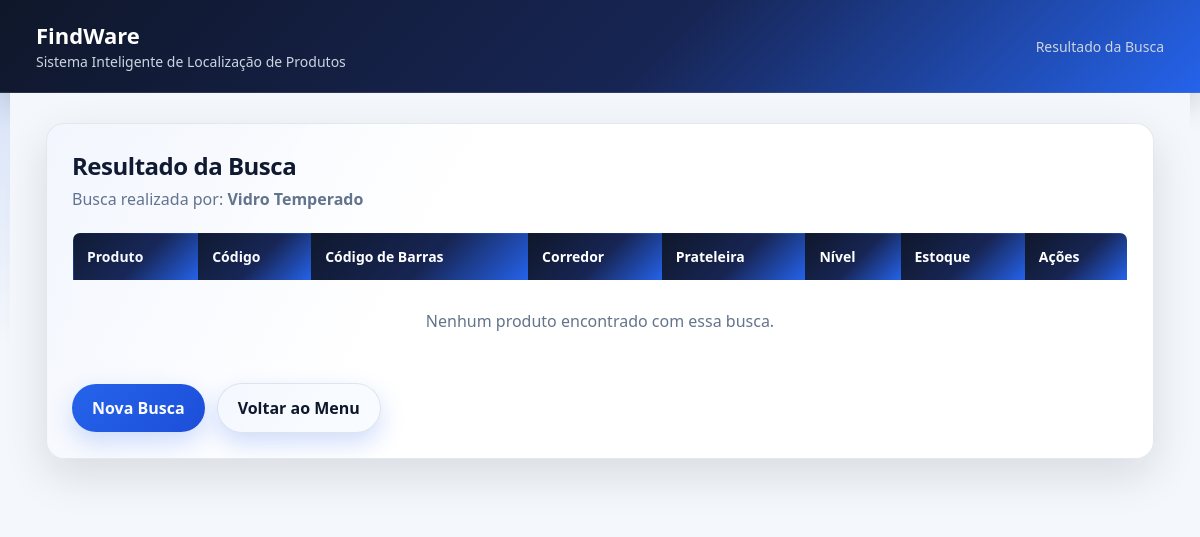
The page /resultado_busca.php?busca=Vidro Temperado on the database as committed earlier.
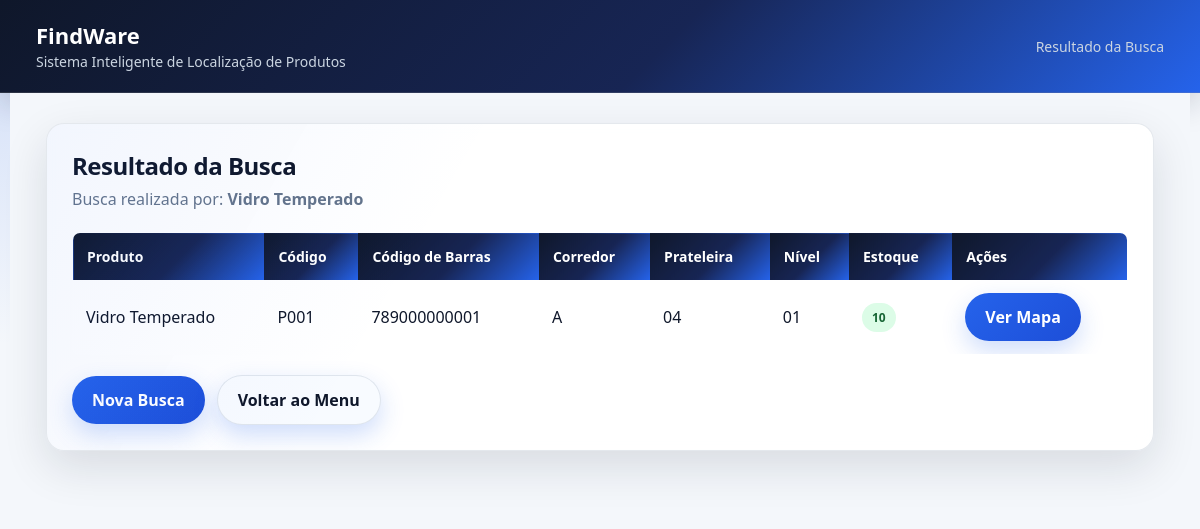
The same page on the database as committed later.
### tables this page shows
CREATE TABLE produtos (
    id INT AUTO_INCREMENT PRIMARY KEY,
    nome VARCHAR(150) NOT NULL,
    codigo VARCHAR(50) NOT NULL UNIQUE,
    codigo_barras VARCHAR(100) UNIQUE,
    corredor VARCHAR(10) NOT NULL,
    prateleira VARCHAR(10) NOT NULL,
    nivel VARCHAR(10) NOT NULL,
    estoque INT NOT NULL DEFAULT 0,
    criado_em TIMESTAMP DEFAULT CURRENT_TIMESTAMP
);

### conectar.php (called while the page is built, shortened)
<?php
function esc($conn, $valor) {
    return mysqli_real_escape_string($conn, trim($valor));
}
function h($valor) {
    return htmlspecialchars($valor, ENT_QUOTES, 'UTF-8');
}
?>

### resultado_busca.php (the view, shortened to what this page needs)
<?php
include "conectar.php";
$busca = esc($conn, $_GET['busca'] ?? '');
$sql = "SELECT * FROM produtos
WHERE nome LIKE '%$busca%'
OR codigo LIKE '%$busca%'
OR codigo_barras LIKE '%$busca%'";
$resultado = mysqli_query($conn, $sql);
?>
<!DOCTYPE html>
<html lang="pt-BR">
<head>
<link rel="stylesheet" href="assets/style.css">
</head>
<body>
<div class="topo">
    <div>
        <h1>FindWare</h1>
        <span>Sistema Inteligente de Localização de Produtos</span>
    </div>
    <span>Resultado da Busca</span>
</div>
<div class="container">
    <div class="card">
        <div class="titulo">
            <h2>Resultado da Busca</h2>
            <p>Busca realizada por: <strong><?php echo h($busca); ?></strong></p>
        </div>
        <div class="tabela-container">
            <table>
                <tr>
                    <th>Produto</th>
                    <th>Código</th>
                    <th>Código de Barras</th>
                    <th>Corredor</th>
                    <th>Prateleira</th>
                    <th>Nível</th>
                    <th>Estoque</th>
                    <th>Ações</th>
                </tr>
                <?php if(mysqli_num_rows($resultado) > 0): ?>
                    <?php while($produto = mysqli_fetch_assoc($resultado)): ?>
                    <tr>
                        <td><?php echo h($produto['nome']); ?></td>
                        <td><?php echo h($produto['codigo']); ?></td>
                        <td><?php echo h($produto['codigo_barras']); ?></td>
                        <td><?php echo h($produto['corredor']); ?></td>
                        <td><?php echo h($produto['prateleira']); ?></td>
                        <td><?php echo h($produto['nivel']); ?></td>
                        <td>
                            <span class="badge-estoque <?php echo $produto['estoque'] <= 5 ? 'estoque-baixo' : 'estoque-ok'; ?>">
                                <?php echo h($produto['estoque']); ?>
                            </span>
                        </td>
                        <td>
                            <a href="mapa.php?busca=<?php echo urlencode($produto['codigo']); ?>" class="btn">
                                Ver Mapa
                            </a>
                        </td>
                    </tr>
                    <?php endwhile; ?>
                <?php else: ?>
                    <tr>
                        <td colspan="8" class="vazio">
                            Nenhum produto encontrado com essa busca.
                        </td>
                    </tr>
                <?php endif; ?>
            </table>
        </div>
        <div class="acoes">
            <a href="buscar_produto.php" class="btn">Nova Busca</a>
            <a href="menu.php" class="btn btn-secundario">Voltar ao Menu</a>
        </div>
    </div>
</div>
</body>
</html>

Rows that differ between the two databases and show on the page:
now on this page (row edited): produtos: nome "Vidro Temperado", codigo "P001", codigo_barras "789000000001", corredor "A", prateleira "04", nivel "01", estoque "10"
Other text that changed with them:
text no longer shown: "Nenhum produto encontrado com essa busca."
